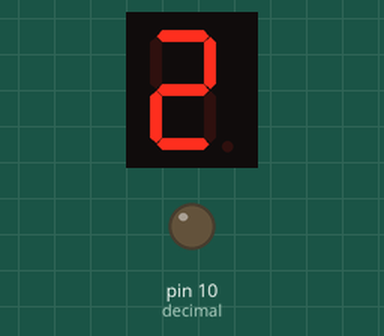
This sketch was run on a simulated Arduino Uno, built with avr-gcc and run on an emulated ATmega328P. On the bench: 1-digit seven-segment display, output pins drawn as LEDs (lit = HIGH). Wiring (inferred from the names in the program): 1-digit 7-segment display, segments lit when HIGH: segments pin 2, pin 3, pin 4, pin 5, pin 6, pin 7, pin 8. The segment pins are drawn as the display they are named for; pins used as bus, display or sensor lines are not drawn.

Above: at 0.1 s.
At 5.1 s:
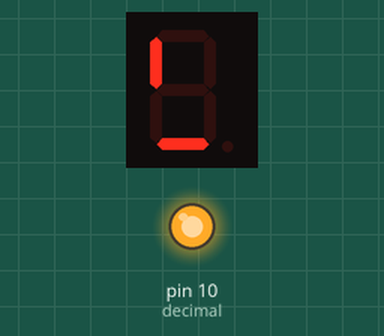
At 8.1 s:
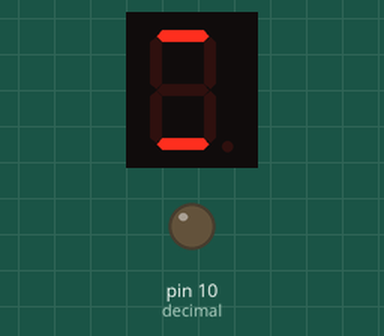
At 11.1 s:
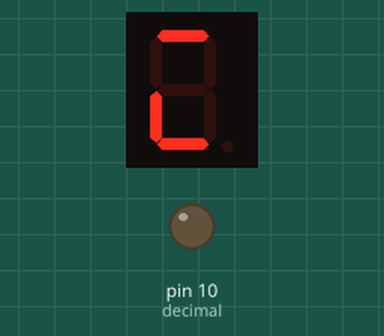
Timing chart, 0 to 38.5 s (numbered marks = the images above):
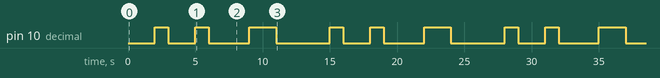

Measured:
- by itself, pin 10 (decimal): repeats every 13.0 s: LOW 2.0 s, HIGH 1.0 s, LOW 3.0 s, HIGH 2.0 s, LOW 4.0 s, HIGH 1.0 s
- by itself, everything shown: repeats every 13.0 s, in 13 steps
- what the display in image 1 shows lasts 1.0 s, from 5.0 s to 6.0 s

The sketch:

Myname.ino
```cpp
int a = 2;
int b = 3;
int c = 4;
int d = 5;
int e = 6;
int f = 7;
int g = 8;
int decimal = 10;

void setup()
{
  pinMode (a, OUTPUT);
  pinMode (b, OUTPUT);
  pinMode (c, OUTPUT);
  pinMode (d, OUTPUT);
  pinMode (e, OUTPUT);
  pinMode (f, OUTPUT);
  pinMode (g, OUTPUT);
  pinMode (decimal, OUTPUT);
}
void loop()
{
  digitalWrite (a, HIGH);
  digitalWrite (b, HIGH);
  digitalWrite (c, LOW);
  digitalWrite (d, HIGH);
  digitalWrite (e, HIGH);
  digitalWrite (f, LOW);
  digitalWrite (g, HIGH);
  digitalWrite (decimal, LOW);

  delay(1000);

  digitalWrite (a, HIGH);
  digitalWrite (b, LOW);
  digitalWrite (c, LOW);
  digitalWrite (d, HIGH);
  digitalWrite (e, LOW);
  digitalWrite (f, LOW);
  digitalWrite (g, LOW);
  digitalWrite (decimal, LOW);

  delay(1000);

 digitalWrite (a, HIGH);
 digitalWrite (b, HIGH);
 digitalWrite (c, HIGH);
 digitalWrite (d, HIGH);
 digitalWrite (e, LOW);
 digitalWrite (f, LOW);
 digitalWrite (g, HIGH);
 digitalWrite (decimal, HIGH);

 delay(1000);

  digitalWrite (a, HIGH);
 digitalWrite (b, HIGH);
 digitalWrite (c, HIGH);
 digitalWrite (d, HIGH);
 digitalWrite (e, LOW);
 digitalWrite (f, LOW);
 digitalWrite (g, HIGH);
 digitalWrite (decimal, LOW);

delay(1000);

digitalWrite (a, LOW);
 digitalWrite (b, LOW);
 digitalWrite (c, LOW);
 digitalWrite (d, LOW);
 digitalWrite (e, LOW);
 digitalWrite (f, LOW);
 digitalWrite (g, LOW);
 digitalWrite (decimal, LOW);

 delay(1000);

 digitalWrite (a, LOW);
 digitalWrite (b, LOW);
 digitalWrite (c, LOW);
 digitalWrite (d, HIGH);
 digitalWrite (e, LOW);
 digitalWrite (f, HIGH);
 digitalWrite (g, LOW);
 digitalWrite (decimal, HIGH);

 delay(1000);

 digitalWrite (a, LOW);
 digitalWrite (b, LOW);
 digitalWrite (c, LOW);
 digitalWrite (d, LOW);
 digitalWrite (e, LOW);
 digitalWrite (f, LOW);
 digitalWrite (g, LOW);
 digitalWrite (decimal, LOW);

 delay(1000);

 digitalWrite (a, HIGH);
  digitalWrite (b, HIGH);
  digitalWrite (c, LOW);
  digitalWrite (d, HIGH);
  digitalWrite (e, HIGH);
  digitalWrite (f, LOW);
  digitalWrite (g, HIGH);
  digitalWrite (decimal, LOW);

  delay(1000);

    digitalWrite (a, HIGH);
  digitalWrite (b, LOW);
  digitalWrite (c, LOW);
  digitalWrite (d, HIGH);
  digitalWrite (e, LOW);
  digitalWrite (f, LOW);
  digitalWrite (g, LOW);
  digitalWrite (decimal, LOW);

  delay(1000);

  digitalWrite (a, LOW);
 digitalWrite (b, LOW);
 digitalWrite (c, LOW);
 digitalWrite (d, HIGH);
 digitalWrite (e, LOW);
 digitalWrite (f, LOW);
 digitalWrite (g, LOW);
 digitalWrite (decimal, HIGH);

 delay(1000);

 digitalWrite (a, HIGH);
 digitalWrite (b, HIGH);
 digitalWrite (c, HIGH);
 digitalWrite (d, HIGH);
 digitalWrite (e, LOW);
 digitalWrite (f, LOW);
 digitalWrite (g, HIGH);
 digitalWrite (decimal, HIGH);

 delay(1000);

 digitalWrite (a, HIGH);
  digitalWrite (b, LOW);
  digitalWrite (c, LOW);
  digitalWrite (d, HIGH);
  digitalWrite (e, HIGH);
  digitalWrite (f, LOW);
  digitalWrite (g, LOW);

  digitalWrite (decimal, LOW);

  delay(1000);

   digitalWrite(a, HIGH);
  digitalWrite (b, HIGH);
  digitalWrite (c, HIGH);
  digitalWrite (d, HIGH);
  digitalWrite (e, HIGH);
  digitalWrite (f, HIGH);
  digitalWrite (g, HIGH);

  digitalWrite (decimal, LOW);

  delay(1000);
}
```
